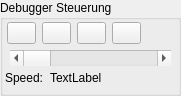
  <widget class="QGroupBox" name="groupBox_3">
   <property name="geometry">
    <rect>
     <x>10</x>
     <y>200</y>
     <width>181</width>
     <height>96</height>
    </rect>
   </property>
   <property name="title">
    <string>Debugger Steuerung</string>
   </property>
   <widget class="QPushButton" name="OneZyklus">
    <property name="geometry">
     <rect>
      <x>7</x>
      <y>22</y>
      <width>29</width>
      <height>22</height>
     </rect>
    </property>
    <property name="toolTip">
     <string>Es wird genau ein C64 Zyklus abgearbeitet.</string>
    </property>
    <property name="text">
     <string notr="true"/>
    </property>
    <property name="icon">
     <iconset resource="emu64.qrc">
      <normaloff>:/grafik/OneZyklus.png</normaloff>:/grafik/OneZyklus.png</iconset>
    </property>
   </widget>
   <widget class="QPushButton" name="OneOpcode">
    <property name="geometry">
     <rect>
      <x>42</x>
      <y>22</y>
      <width>29</width>
      <height>22</height>
     </rect>
    </property>
    <property name="toolTip">
     <string>Es wird genau ein Opcode abgearbeitet.</string>
    </property>
    <property name="text">
     <string notr="true"/>
    </property>
    <property name="icon">
     <iconset resource="emu64.qrc">
      <normaloff>:/grafik/OneOpcode.png</normaloff>:/grafik/OneOpcode.png</iconset>
    </property>
   </widget>
   <widget class="QPushButton" name="AnimationStart">
    <property name="geometry">
     <rect>
      <x>77</x>
      <y>22</y>
      <width>29</width>
      <height>22</height>
     </rect>
    </property>
    <property name="toolTip">
     <string>Die Programmausführung wird animiert. 
Die Geschwindigkeit ist Einstellbar.</string>
    </property>
    <property name="text">
     <string notr="true"/>
    </property>
    <property name="icon">
     <iconset resource="emu64.qrc">
      <normaloff>:/grafik/Animation.png</normaloff>:/grafik/Animation.png</iconset>
    </property>
   </widget>
   <widget class="QPushButton" name="AnimationStop">
    <property name="geometry">
     <rect>
      <x>112</x>
      <y>22</y>
      <width>29</width>
      <height>22</height>
     </rect>
    </property>
    <property name="toolTip">
     <string>Die animierte Programmausführung wird gestoppt.</string>
    </property>
    <property name="text">
     <string notr="true"/>
    </property>
    <property name="icon">
     <iconset resource="emu64.qrc">
      <normaloff>:/grafik/Stop.png</normaloff>:/grafik/Stop.png</iconset>
    </property>
   </widget>
   <widget class="QScrollBar" name="AnimationSpeed">
    <property name="geometry">
     <rect>
      <x>10</x>
      <y>50</y>
      <width>161</width>
      <height>16</height>
     </rect>
    </property>
    <property name="toolTip">
     <string>Hiermit stellen sie die Animationsgeschwindigkeit ein.
In Zyklen pro Sekunde.</string>
    </property>
    <property name="minimum">
     <number>1</number>
    </property>
    <property name="maximum">
     <number>985248</number>
    </property>
    <property name="pageStep">
     <number>1000</number>
    </property>
    <property name="orientation">
     <enum>Qt::Horizontal</enum>
    </property>
   </widget>
   <widget class="QLabel" name="label_anispeed">
    <property name="geometry">
     <rect>
      <x>5</x>
      <y>70</y>
      <width>41</width>
      <height>16</height>
     </rect>
    </property>
    <property name="text">
     <string>Speed:</string>
    </property>
   </widget>
   <widget class="QLabel" name="anispeed_out">
    <property name="geometry">
     <rect>
      <x>50</x>
      <y>70</y>
      <width>126</width>
      <height>16</height>
     </rect>
    </property>
    <property name="text">
     <string notr="true">TextLabel</string>
    </property>
   </widget>
  </widget>
